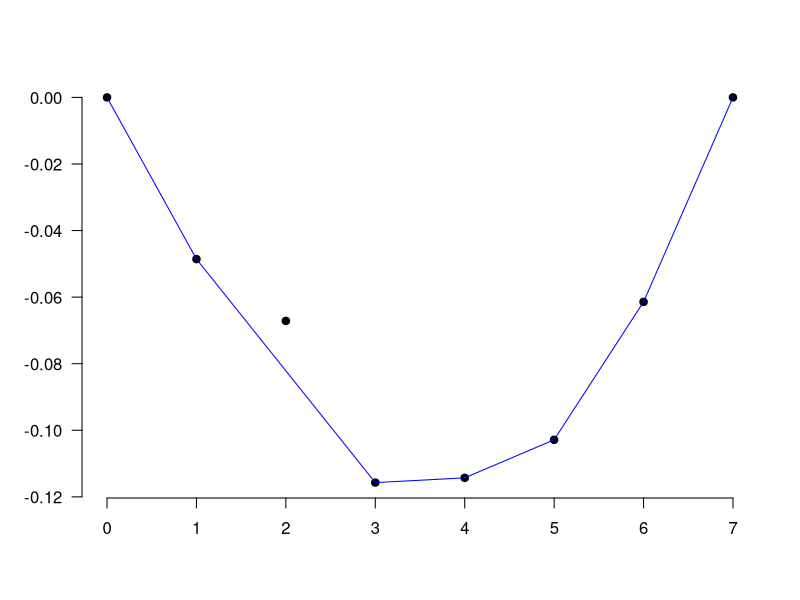

The R script that drew this image:
#####
# Figure 2.1 in Nonparametric Estimation under Shape Constraints
# Piet Groeneboom and Geurt Jongbloed

# The function "convexmin" uses the classical pool adjacent violators
# algorithm for computing the isotonic estimate and has been around
# since the appearance of the Book by Barlow et al. (the 4 B's or B^4),
# see Barlow et al. (1972) Statistical Inference under Order Restrictions.
# Wiley Series in Probability and Mathematical Statistics. 
#####



convexmin<-function(m,cumw,cs,y)
{
 	y[1] <- cs[1]/cumw[1]
 		
 	for (i in 2:m)
 	{
 		y[i] <- (cs[i]-cs[i-1])/(cumw[i]-cumw[i-1])
 		if (y[i-1]>y[i])
		{
			j<-i
			while (y[j-1] > y[i] && j>1)
			{
				j<-(j-1)
				if (j>1)
					y[i] <- (cs[i]-cs[j-1])/(cumw[i]-cumw[j-1])
				else
					y[i] <- cs[i]/cumw[i]
				for (n in j:(i-1))	y[n] <- y[i]
			}
		}
 	}
    return(y)
}

m<-7
x<-c(1.59,1.62,1.59,1.64,1.65,1.68,1.70)
cumw <- c(1:7)
x<-x-mean(x)
cs<-cumsum(x)
y<-vector(length=m)
y<-convexmin(m,cumw,cs,y)
cumy<-cumsum(y)

plot(0:m,c(0,cs),main="",xlab="",ylab="",bty="n",type="n",las=1)
points(0:m,c(0,cs),pch=19)
lines(0:m,c(0,cumy),col="blue")
